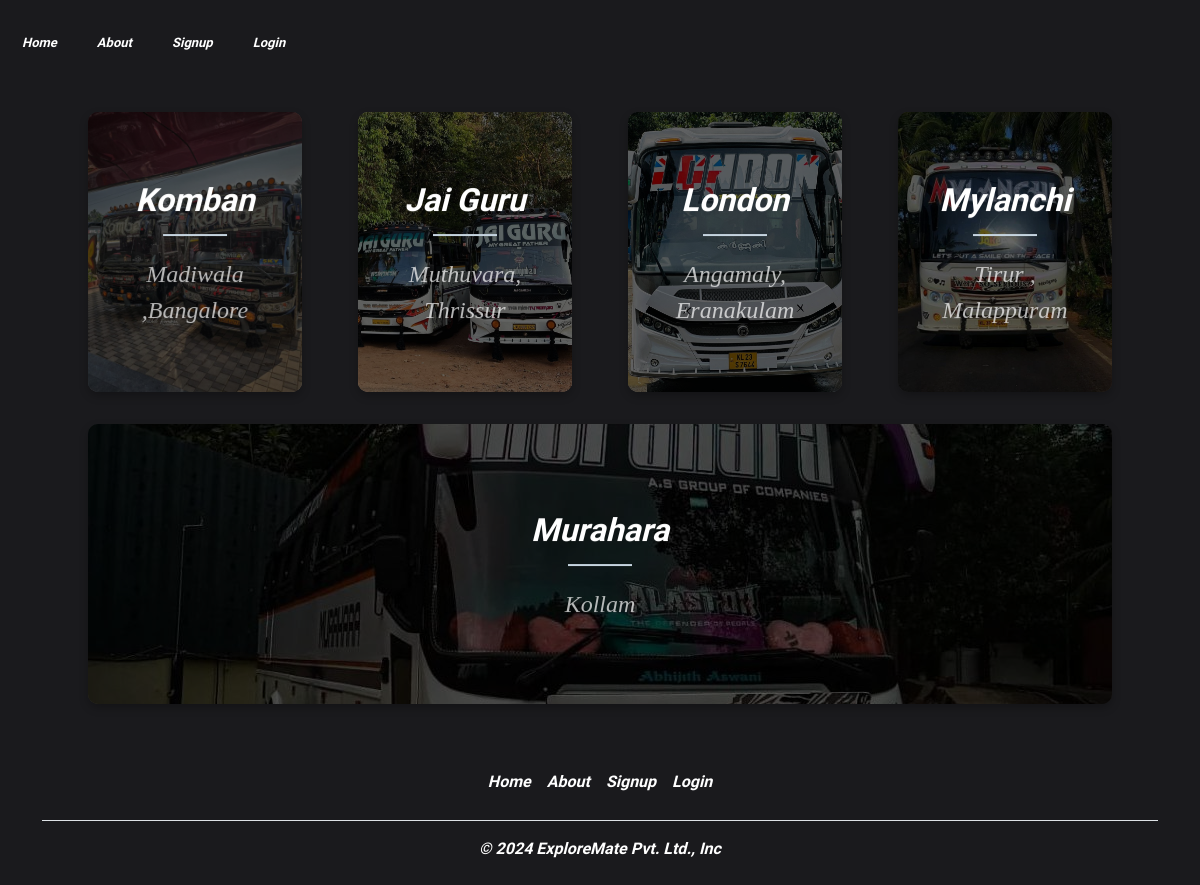
/bus/, run on the app's committed database.
### Tourpackageapp/models.py (models this page shows, shortened)
class Bus(models.Model):
    name = models.CharField(max_length=20)
    desc = models.TextField()
    image1 = models.ImageField(upload_to="images/bus", null=True, blank=True)
    image2 = models.ImageField(upload_to="images/bus", null=True, blank=True)
    total = models.IntegerField(null=True, blank=True)
    location = models.CharField(max_length=20,null=True, blank=True)
    contact = models.CharField(max_length=20,null=True, blank=True)
    available = models.BooleanField(default=True)

### Tourpackageapp/views.py (the view)
# urls.py: path('bus/',views.bus,name='bus'),
def bus(request):
    buses = Bus.objects.all()
    return render(request,'buses.html', {'buses': buses})

### templates/buses.html (shortened to what this page needs)
{% extends 'base.html' %}
{% load static %}
{% block content %}
<body>
   <div class="wrapper">
        <div class="cols">
            {% for i in buses %}
            <div class="col" ontouchstart="this.classList.toggle('hover');">
                <div class="container">
                    <div class="front" style="background-image: url('{{ i.image1.url }}')">
                        <div class="inner">
                            <p>{{ i.name }}</p>
                            <span>{{ i.location }}</span>
                        </div>
                    </div>
                    <div class="back">
                        <div class="inner">
                            <p>{{ i.desc }}</p>
                            <span>available buses:{{ i.total }}</span><br>
                            <span>{{i.contact}}</span>
                        </div>
                    </div>
                </div>
            </div>
            {% if forloop.counter|divisibleby:4 and not forloop.last %}
        </div>
        <div class="cols">
            {% endif %}
            {% endfor %}
        </div>
    </div>
{% endblock %}

### templates/base.html (shortened to what this page needs)
<!DOCTYPE html>
{% load static %}
<html lang="en">
<head>
    <link rel="stylesheet" href="{% static 'css/style.css' %}">
    <link href="https://cdn.jsdelivr.net/npm/bootstrap@5.3.3/dist/css/bootstrap.min.css" rel="stylesheet">
    <link href="https://cdnjs.cloudflare.com/ajax/libs/font-awesome/6.0.0-beta3/css/all.min.css" rel="stylesheet">
</head>
<body class="oxanium-body" style="background-color: #1A1A1D; color: #FFFFFF;">
    <center>
        <nav class="navbar navbar-expand-lg">
            <div class="container-fluid">
                <div class="collapse navbar-collapse" id="navbarNavAltMarkup">
                    <div class="navbar-nav">
                        <a class="nav-link" aria-current="page" href="{% url 'home' %}">Home</a>
                        <a class="nav-link" href="#footer">About</a>
                        {% if user.is_authenticated %}
                        <a class="nav-link" href="{% url 'packagers' %}">Packages</a>
                        <a class="nav-link" href="{% url 'bus' %}">Buses</a>
                        <a class="nav-link" href="{% url 'enquiry' %}">Enquiry</a>
                        <div class="nav-item dropdown">
                            <a class="nav-link dropdown-toggle" href="#" id="navbarDropdown" role="button" data-bs-toggle="dropdown" aria-expanded="false">
                                <i class="fas fa-user"></i> {{ user.username }}
                            </a>
                            <ul class="dropdown-menu" aria-labelledby="navbarDropdown">
                                <li><a class="dropdown-item" href="{% url 'logout' %}">Logout</a></li>
                            </ul>
                        </div>
                        {% else %}
                        <a class="nav-link" href="{% url 'signup' %}">Signup</a>
                        <a class="nav-link" href="{% url 'login' %}">Login</a>
                        {% endif %}
                    </div>
                </div>
            </div>
        </nav>
    </center>
    {% block content %}
    {% endblock %}
    <div class="container" id="footer">
        <footer class="py-3 my-4">
            <ul class="nav justify-content-center border-bottom pb-3 mb-3">
                <li class="nav-item"><a href="{% url 'home' %}" class="nav-link px-2">Home</a></li>
                <li class="nav-item"><a href="#footer" class="nav-link px-2">About</a></li>
                {% if user.is_authenticated %}
                <li class="nav-item"><a href="{% url 'packagers' %}" class="nav-link px-2">Packages</a></li>
                <li class="nav-item"><a href="{% url 'bus' %}" class="nav-link px-2">Buses</a></li>
                <li class="nav-item"><a href="{% url 'enquiry' %}" class="nav-link px-2">Enquiry</a></li>
                {% else %}
                <li class="nav-item"><a href="{% url 'signup' %}" class="nav-link px-2">Signup</a></li>
                <li class="nav-item"><a href="{% url 'login' %}" class="nav-link px-2">Login</a></li>
                {% endif %}
            </ul>
            <p class="nav-item text-center" style="color:white;">© 2024 ExploreMate Pvt. Ltd., Inc</p>
        </footer>
    </div>
</body>
</html>

### static/css/style.css (style rules this page uses)
.oxanium-body { font-family: "Oxanium", sans-serif; font-optical-sizing: auto; font-weight: bold; font-style: italic; }
.navbar { background-color: #1A1A1D !important; margin-top: 15px; margin-bottom: 25px; }
.nav-link { color: white !important; padding: 10px !important; }
footer { color: white !important; }

### templates/base.html (style rules this page uses)
html { scroll-behavior: smooth; }
.navbar-nav .nav-link, .nav-item.dropdown .nav-link, .dropdown-menu .dropdown-item { position: relative; color: white; font-size: 13px; text-decoration: none; margin-right: 20px; transition: border-bottom-color 0.5s ease-in-out, color 0.5s ease-in-out; }
.navbar-nav .nav-link::after, .nav-item.dropdown .nav-link::after, .dropdown-menu .dropdown-item::after { content: ""; position: absolute; bottom: -2px; left: 0; width: 0; height: 2px; background-color: transparent; transition: width 0.5s ease-in-out, background-color 0.5s ease-in-out; }

### templates/buses.html (style rules this page uses)
* { margin: 0; padding: 0; -webkit-box-sizing: border-box; box-sizing: border-box; }
body { background-color: #000; }
.wrapper { width: 90%; margin: 0 auto; max-width: 80rem; }
.cols { display: -webkit-box; display: -ms-flexbox; display: flex; -ms-flex-wrap: wrap; flex-wrap: wrap; -webkit-box-pack: center; -ms-flex-pack: center; justify-content: center; }
.col { width: calc(25% - 2rem); margin: 1rem; cursor: pointer; }
.container { -webkit-transform-style: preserve-3d; transform-style: preserve-3d; -webkit-perspective: 1000px; perspective: 1000px; }
.front, .back { background-size: cover; box-shadow: 0 4px 8px 0 rgba(0, 0, 0, 0.25); border-radius: 10px; background-position: center; -webkit-transition: -webkit-transform .7s cubic-bezier(0.4, 0.2, 0.2, 1); transition: -webkit-transform .7s cubic-bezier(0.4, 0.2, 0.2, 1); -o-transition: transform .7s cubic-bezier(0.4, 0.2, 0.2, 1); transition: transform .7s cubic-bezier(0.4, 0.2, 0.2, 1); transition: transform .7s cubic-bezier(0.4, 0.2, 0.2, 1), -webkit-transform .7s cubic-bezier(0.4, 0.2, 0.2, 1); -webkit-backface-visibility: hidden; backface-visibility: hidden; text-align: center; min-height: 280px; box-shadow: 0 0 10px solid blue; height: auto; border-radius: 10px; color: #fff; font-size: 1.5rem; }
.back { background: #cedce7; background: -webkit-linear-gradient(45deg, #cedce7 0%, #596a72 100%); background: -o-linear-gradient(45deg, #cedce7 0%, #596a72 100%); background: linear-gradient(45deg, #cedce7 0%, #596a72 100%); }
.front:after { position: absolute; top: 0; left: 0; z-index: 1; width: 100%; height: 100%; content: ''; display: block; opacity: .6; background-color: #000; -webkit-backface-visibility: hidden; backface-visibility: hidden; border-radius: 10px; }
.back { position: absolute; top: 0; left: 0; width: 100%; }
.inner { -webkit-transform: translateY(-50%) translateZ(60px) scale(0.94); transform: translateY(-50%) translateZ(60px) scale(0.94); top: 50%; position: absolute; left: 0; width: 100%; padding: 2rem; -webkit-box-sizing: border-box; box-sizing: border-box; outline: 1px solid transparent; -webkit-perspective: inherit; perspective: inherit; z-index: 2; }
.container .back { -webkit-transform: rotateY(180deg); transform: rotateY(180deg); -webkit-transform-style: preserve-3d; transform-style: preserve-3d; }
.container .front { -webkit-transform: rotateY(0deg); transform: rotateY(0deg); -webkit-transform-style: preserve-3d; transform-style: preserve-3d; }
.front .inner p { font-size: 2rem; margin-bottom: 2rem; position: relative; }
.front .inner p:after { content: ''; width: 4rem; height: 2px; position: absolute; background: #C6D4DF; display: block; left: 0; right: 0; margin: 0 auto; bottom: -.75rem; }
.front .inner span { color: rgba(255, 255, 255, 0.7); font-family: 'Montserrat'; font-weight: 300; }

### data on the page
Bus: image1 (picture), name "Komban", location "Madiwala ,Bangalore"
Bus: image1 (picture), name "Jai Guru", location "Muthuvara, Thrissur"
Bus: image1 (picture), name "London", location "Angamaly, Eranakulam"
Bus: image1 (picture), name "Mylanchi", location "Tirur , Malappuram"
Bus: image1 (picture), name "Murahara", location "Kollam"
